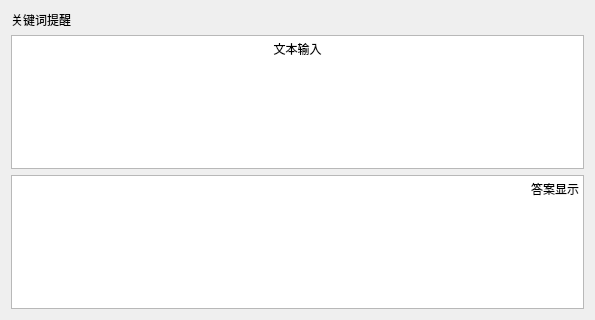
<?xml version="1.0" encoding="UTF-8"?>
<ui version="4.0">
 <class>lexicalAnalysisClass</class>
 <widget class="QWidget" name="lexicalAnalysisClass">
  <property name="geometry">
   <rect>
    <x>0</x>
    <y>0</y>
    <width>595</width>
    <height>320</height>
   </rect>
  </property>
  <property name="windowTitle">
   <string>lexicalAnalysis</string>
  </property>
  <layout class="QVBoxLayout" name="verticalLayout">
   <item>
    <layout class="QGridLayout" name="gridLayout">
     <item row="2" column="0">
      <widget class="QTextEdit" name="textBox1">
       <property name="html">
        <string>&lt;!DOCTYPE HTML PUBLIC &quot;-//W3C//DTD HTML 4.0//EN&quot; &quot;http://www.w3.org/TR/REC-html40/strict.dtd&quot;&gt;
&lt;html&gt;&lt;head&gt;&lt;meta name=&quot;qrichtext&quot; content=&quot;1&quot; /&gt;&lt;meta charset=&quot;utf-8&quot; /&gt;&lt;style type=&quot;text/css&quot;&gt;
p, li { white-space: pre-wrap; }
hr { height: 1px; border-width: 0; }
li.unchecked::marker { content: &quot;\2610&quot;; }
li.checked::marker { content: &quot;\2612&quot;; }
&lt;/style&gt;&lt;/head&gt;&lt;body style=&quot; font-family:'Microsoft YaHei UI'; font-size:9pt; font-weight:400; font-style:normal;&quot;&gt;
&lt;p align=&quot;center&quot; style=&quot; margin-top:0px; margin-bottom:0px; margin-left:0px; margin-right:0px; -qt-block-indent:0; text-indent:0px;&quot;&gt;文本输入&lt;/p&gt;&lt;/body&gt;&lt;/html&gt;</string>
       </property>
      </widget>
     </item>
     <item row="4" column="0">
      <widget class="QTextBrowser" name="textBox2">
       <property name="html">
        <string>&lt;!DOCTYPE HTML PUBLIC &quot;-//W3C//DTD HTML 4.0//EN&quot; &quot;http://www.w3.org/TR/REC-html40/strict.dtd&quot;&gt;
&lt;html&gt;&lt;head&gt;&lt;meta name=&quot;qrichtext&quot; content=&quot;1&quot; /&gt;&lt;meta charset=&quot;utf-8&quot; /&gt;&lt;style type=&quot;text/css&quot;&gt;
p, li { white-space: pre-wrap; }
hr { height: 1px; border-width: 0; }
li.unchecked::marker { content: &quot;\2610&quot;; }
li.checked::marker { content: &quot;\2612&quot;; }
&lt;/style&gt;&lt;/head&gt;&lt;body style=&quot; font-family:'Microsoft YaHei UI'; font-size:9pt; font-weight:400; font-style:normal;&quot;&gt;
&lt;p align=&quot;right&quot; style=&quot; margin-top:0px; margin-bottom:0px; margin-left:0px; margin-right:0px; -qt-block-indent:0; text-indent:0px;&quot;&gt;答案显示&lt;/p&gt;&lt;/body&gt;&lt;/html&gt;</string>
       </property>
      </widget>
     </item>
     <item row="1" column="0">
      <spacer name="verticalSpacer">
       <property name="orientation">
        <enum>Qt::Vertical</enum>
       </property>
       <property name="sizeHint" stdset="0">
        <size>
         <width>20</width>
         <height>40</height>
        </size>
       </property>
      </spacer>
     </item>
     <item row="0" column="0">
      <widget class="QLabel" name="textLab">
       <property name="text">
        <string>关键词提醒</string>
       </property>
      </widget>
     </item>
     <item row="3" column="0">
      <spacer name="verticalSpacer_2">
       <property name="orientation">
        <enum>Qt::Vertical</enum>
       </property>
       <property name="sizeHint" stdset="0">
        <size>
         <width>20</width>
         <height>40</height>
        </size>
       </property>
      </spacer>
     </item>
    </layout>
   </item>
  </layout>
 </widget>
 <layoutdefault spacing="6" margin="11"/>
 <resources>
  <include location="lexicalAnalysis.qrc"/>
 </resources>
 <connections/>
</ui>
